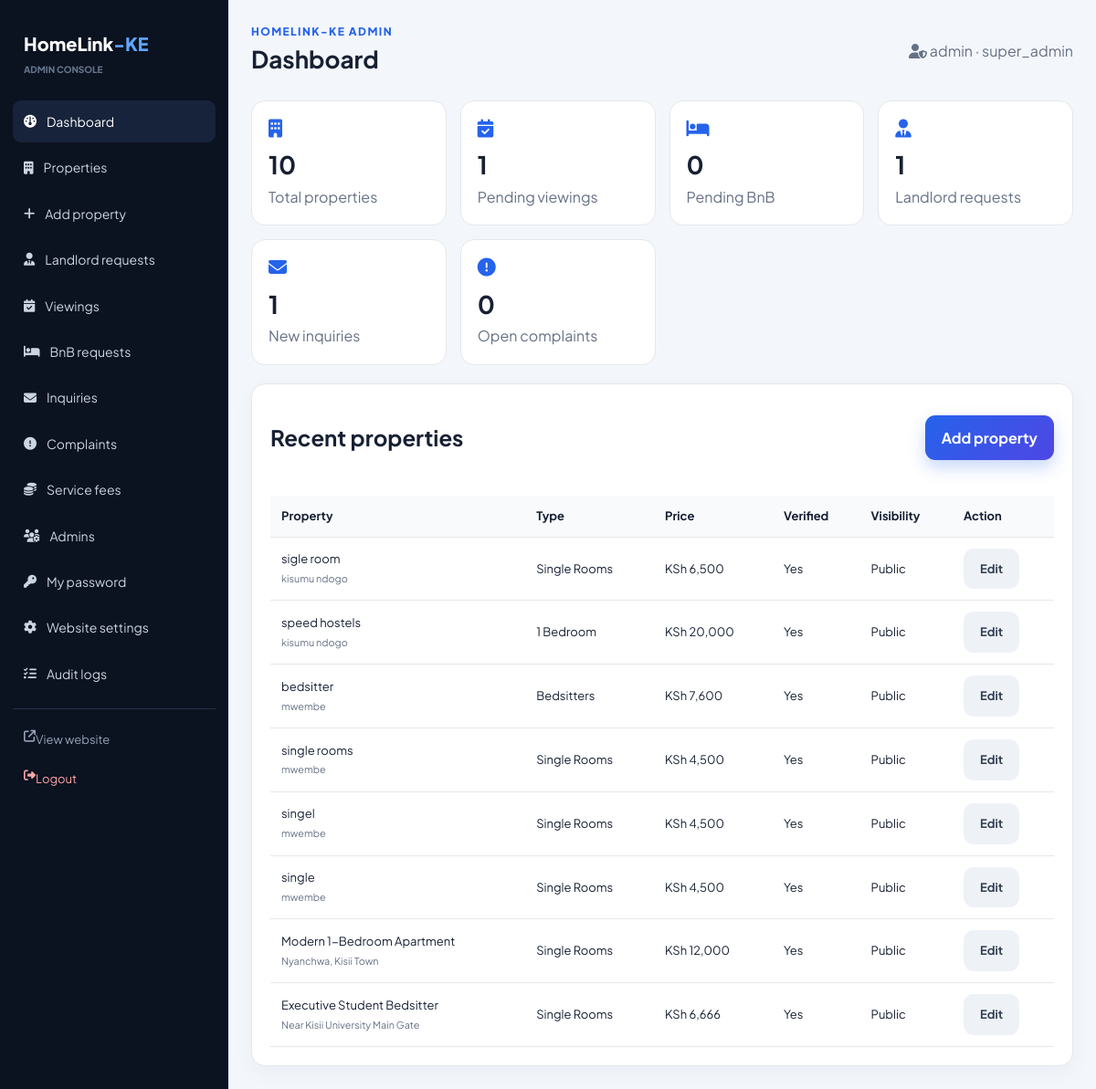
Page /HomeLink-KE/admin/dashboard.php (signed in) on the committed database.
### tables this page shows
CREATE TABLE `properties` (
  `id` int(11) NOT NULL,
  `title` varchar(255) NOT NULL,
  `location` varchar(255) NOT NULL,
  `price` decimal(10,2) NOT NULL,
  `status` enum('available','rented','sold') DEFAULT 'available',
  `description` text DEFAULT NULL,
  `image_url` varchar(255) DEFAULT NULL,
  `created_at` timestamp NOT NULL DEFAULT current_timestamp(),
  `deposit_info` varchar(255) DEFAULT NULL,
  `bedrooms` int(11) DEFAULT NULL,
  `furnished_status` enum('Furnished','Unfurnished','Semi-Furnished') DEFAULT 'Unfurnished',
  `amenities` text DEFAULT NULL,
  `category` varchar(100) DEFAULT NULL,
  `is_verified` tinyint(1) DEFAULT 0,
  `is_hidden` tinyint(1) DEFAULT 0,
  `landlord_name` varchar(255) DEFAULT NULL,
  `landlord_phone` varchar(50) DEFAULT NULL,
  `landlord_email` varchar(255) DEFAULT NULL,
  `landlord_notes` text DEFAULT NULL,
  `video_path` varchar(255) DEFAULT NULL,
  `availability` varchar(50) NOT NULL DEFAULT 'Available',
  `updated_at` timestamp NOT NULL DEFAULT current_timestamp() ON UPDATE current_timestamp()
);

### HomeLink-KE/includes/auth.php (called while the page is built, shortened)
<?php
function appBaseUrl(): string {
    return '/HomeLink-KE';
}

### HomeLink-KE/includes/functions.php (called while the page is built, shortened)
<?php
require_once __DIR__ . '/auth.php';
function e(?string $value): string {
    return htmlspecialchars((string)$value, ENT_QUOTES, 'UTF-8');
}
function formatKSH(float|int|string $amount): string {
    return 'KSh ' . number_format((float)$amount, 0);
}

### HomeLink-KE/admin/dashboard.php (the view, shortened to what this page needs)
<?php
require_once __DIR__ . '/../includes/admin.php';
$stats = [];
$queries = [
    'properties' => 'SELECT COUNT(*) c FROM properties',
    'landlords'  => "SELECT COUNT(*) c FROM landlord_requests WHERE status IN ('new','contacted')",
    'viewings'   => "SELECT COUNT(*) c FROM viewing_requests WHERE status='pending'",
    'bnb'        => "SELECT COUNT(*) c FROM bnb_requests WHERE status='pending'",
    'inquiries'  => "SELECT COUNT(*) c FROM inquiries WHERE status='new'",
    'complaints' => "SELECT COUNT(*) c FROM complaints WHERE status IN ('open','in_progress')"
];
foreach ($queries as $k => $sql) {
    $r = $conn->query($sql)->fetch_assoc();
    $stats[$k] = (int)$r['c'];
}
$recent = $conn->query("SELECT p.id,p.title,p.location,p.price,p.category,p.is_verified,p.is_hidden FROM properties p ORDER BY p.created_at DESC LIMIT 8");
?>
<div class="stats-grid">
    <div class="stat">
        <i class="fa-solid fa-building"></i>
        <strong><?= $stats['properties'] ?></strong>
        <span class="muted">Total properties</span>
    </div>
    <div class="stat">
        <i class="fa-solid fa-calendar-check"></i>
        <strong><?= $stats['viewings'] ?></strong>
        <span class="muted">Pending viewings</span>
    </div>
    <div class="stat">
        <i class="fa-solid fa-bed"></i>
        <strong><?= $stats['bnb'] ?></strong>
        <span class="muted">Pending BnB</span>
    </div>
    <div class="stat">
        <i class="fa-solid fa-user-tie"></i>
        <strong><?= $stats['landlords'] ?></strong>
        <span class="muted">Landlord requests</span>
    </div>
</div>
<div style="height:15px"></div>
<div class="stats-grid">
    <div class="stat">
        <i class="fa-solid fa-envelope"></i>
        <strong><?= $stats['inquiries'] ?></strong>
        <span class="muted">New inquiries</span>
    </div>
    <div class="stat">
        <i class="fa-solid fa-circle-exclamation"></i>
        <strong><?= $stats['complaints'] ?></strong>
        <span class="muted">Open complaints</span>
    </div>
</div>
<div style="height:20px"></div>
<div class="admin-card">
    <div class="admin-top">
        <h2>Recent properties</h2>
        <a class="btn btn-primary" href="<?= appBaseUrl() ?>/admin/add-property.php">Add property</a>
    </div>
    <div class="admin-table-wrap">
        <table class="admin-table">
            <tr>
                <th>Property</th>
                <th>Type</th>
                <th>Price</th>
                <th>Verified</th>
                <th>Visibility</th>
                <th>Action</th>
            </tr>
            <?php while ($p = $recent->fetch_assoc()): ?>
                <tr>
                    <td>
                        <?= e($p['title']) ?><br>
                        <small class="muted"><?= e($p['location']) ?></small>
                    </td>
                    <td><?= e($p['category']) ?></td>
                    <td><?= formatKSH($p['price']) ?></td>
                    <td><?= $p['is_verified'] ? 'Yes' : 'No' ?></td>
                    <td><?= $p['is_hidden'] ? 'Hidden' : 'Public' ?></td>
                    <td>
                        <a class="btn btn-muted" href="<?= appBaseUrl() ?>/admin/edit-property.php?id=<?= $p['id'] ?>">Edit</a>
                    </td>
                </tr>
            <?php endwhile; ?>
        </table>
    </div>
</div>

### HomeLink-KE/assets/folder/style.css (style rules this page uses)
:root { --primary: #2563eb; --primary-dark: #1d4ed8; --secondary: #0f172a; --accent: #10b981; --bg: #f6f8fc; --card: #ffffff; --text: #172033; --muted: #667085; --border: #e5e7eb; --danger: #dc2626; --warning: #b45309; --shadow: 0 16px 40px rgba(15, 23, 42, 0.08); --shadow-3d: 0 20px 35px -10px rgba(15, 23, 42, 0.15), 0 10px 15px -5px rgba(0, 0, 0, 0.04); --radius: 18px; --transition: all 0.3s cubic-bezier(0.16, 1, 0.3, 1); --touch-target: 44px; }
* { box-sizing: border-box; -webkit-tap-highlight-color: transparent; }
html { scroll-behavior: smooth; }
body { margin: 0; background: var(--bg); color: var(--text); font-family: 'Plus Jakarta Sans', Arial, sans-serif; line-height: 1.6; overflow-x: hidden; }
a { color: inherit; }
.nav-cta, .btn-primary { background: linear-gradient(135deg, var(--primary), #4f46e5) !important; color: #ffffff !important; padding: 11px 17px; border-radius: 11px; box-shadow: 0 8px 18px rgba(37, 99, 235, 0.25); transition: var(--transition); min-height: var(--touch-target); }
.btn { display: inline-flex; align-items: center; justify-content: center; gap: 8px; border: 0; border-radius: 11px; padding: 12px 18px; text-decoration: none; font-weight: 700; cursor: pointer; transition: var(--transition); perspective: 500px; min-height: var(--touch-target); }
.btn-muted { background: #eef2f7; color: #344054; }
.muted { color: var(--muted); }
.admin-body { background: #f3f6fb; }
.admin-top { display: flex; justify-content: space-between; align-items: center; gap: 15px; margin-bottom: 24px; }
.admin-card { background: #ffffff; border: 1px solid var(--border); border-radius: 15px; padding: 20px; box-shadow: 0 7px 25px rgba(15, 23, 42, 0.04); }
.stats-grid { display: grid; grid-template-columns: repeat(4, minmax(0, 1fr)); gap: 15px; perspective: 1000px; }
.stat { background: #ffffff; border: 1px solid var(--border); border-radius: 15px; padding: 18px; transition: var(--transition); }
.stat i { font-size: 20px; color: var(--primary); }
.stat strong { display: block; font-size: 27px; margin-top: 5px; }
.admin-table-wrap { overflow: auto; -webkit-overflow-scrolling: touch; }
.admin-table { width: 100%; border-collapse: collapse; min-width: 700px; }
.admin-table th, .admin-table td { padding: 12px; border-bottom: 1px solid var(--border); text-align: left; font-size: 13px; }
.admin-table th { background: #f8fafc; }

### rows in the picture
properties: title "sigle room", location "kisumu ndogo", category "Single Rooms", price "KSh 6,500", is_verified "Yes", is_hidden "Public"
properties: title "speed hostels", location "kisumu ndogo", category "1 Bedroom", price "KSh 20,000", is_verified "Yes", is_hidden "Public"
properties: title "bedsitter", location "mwembe", category "Bedsitters", price "KSh 7,600", is_verified "Yes", is_hidden "Public"
properties: title "single rooms", location "mwembe", category "Single Rooms", price "KSh 4,500", is_verified "Yes", is_hidden "Public"
properties: title "singel", location "mwembe", category "Single Rooms", price "KSh 4,500", is_verified "Yes", is_hidden "Public"
properties: title "single", location "mwembe", category "Single Rooms", price "KSh 4,500", is_verified "Yes", is_hidden "Public"
properties: title "Modern 1-Bedroom Apartment", location "Nyanchwa, Kisii Town", category "Single Rooms", price "KSh 12,000", is_verified "Yes", is_hidden "Public"
properties: title "Executive Student Bedsitter", location "Near Kisii University Main Gate", category "Single Rooms", price "KSh 6,666", is_verified "Yes", is_hidden "Public"

### other values in the picture
$it[3] "Dashboard"
$it[3] "Properties"
$it[3] "Add property"
$it[3] "Landlord requests"
$it[3] "Viewings"
$it[3] "BnB requests"
$it[3] "Inquiries"
$it[3] "Complaints"
$it[3] "Service fees"
$it[3] "Admins"
$it[3] "My password"
$it[3] "Website settings"
$it[3] "Audit logs"
$title "Dashboard"
$adminName "admin"
